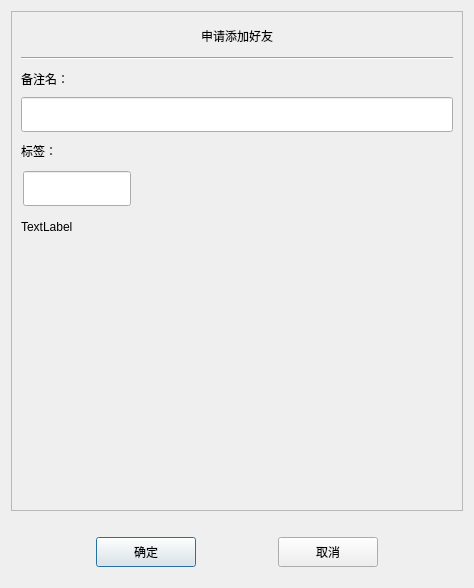
<?xml version="1.0" encoding="UTF-8"?>
<ui version="4.0">
 <class>AuthenFriend</class>
 <widget class="QDialog" name="AuthenFriend">
  <property name="geometry">
   <rect>
    <x>0</x>
    <y>0</y>
    <width>474</width>
    <height>587</height>
   </rect>
  </property>
  <property name="windowTitle">
   <string>Dialog</string>
  </property>
  <layout class="QVBoxLayout" name="verticalLayout">
   <item>
    <widget class="QScrollArea" name="scrollArea">
     <property name="minimumSize">
      <size>
       <width>0</width>
       <height>500</height>
      </size>
     </property>
     <property name="widgetResizable">
      <bool>true</bool>
     </property>
     <widget class="QWidget" name="scrollcontent">
      <property name="geometry">
       <rect>
        <x>0</x>
        <y>0</y>
        <width>460</width>
        <height>498</height>
       </rect>
      </property>
      <layout class="QVBoxLayout" name="verticalLayout_2">
       <property name="spacing">
        <number>0</number>
       </property>
       <property name="leftMargin">
        <number>0</number>
       </property>
       <property name="topMargin">
        <number>11</number>
       </property>
       <property name="rightMargin">
        <number>0</number>
       </property>
       <property name="bottomMargin">
        <number>11</number>
       </property>
       <item>
        <widget class="QLabel" name="apply_lb">
         <property name="minimumSize">
          <size>
           <width>0</width>
           <height>25</height>
          </size>
         </property>
         <property name="maximumSize">
          <size>
           <width>16777215</width>
           <height>25</height>
          </size>
         </property>
         <property name="text">
          <string>申请添加好友</string>
         </property>
         <property name="alignment">
          <set>Qt::AlignCenter</set>
         </property>
        </widget>
       </item>
       <item>
        <widget class="QWidget" name="apply_wid" native="true">
         <layout class="QVBoxLayout" name="verticalLayout_3">
          <item>
           <widget class="Line" name="line">
            <property name="orientation">
             <enum>Qt::Horizontal</enum>
            </property>
           </widget>
          </item>
          <item>
           <widget class="QLabel" name="label_2">
            <property name="minimumSize">
             <size>
              <width>0</width>
              <height>25</height>
             </size>
            </property>
            <property name="maximumSize">
             <size>
              <width>16777215</width>
              <height>25</height>
             </size>
            </property>
            <property name="text">
             <string>备注名：</string>
            </property>
           </widget>
          </item>
          <item>
           <widget class="CustomizeEdit" name="back_ed">
            <property name="minimumSize">
             <size>
              <width>0</width>
              <height>35</height>
             </size>
            </property>
            <property name="maximumSize">
             <size>
              <width>16777215</width>
              <height>35</height>
             </size>
            </property>
           </widget>
          </item>
          <item>
           <widget class="QLabel" name="label_3">
            <property name="minimumSize">
             <size>
              <width>0</width>
              <height>25</height>
             </size>
            </property>
            <property name="maximumSize">
             <size>
              <width>16777215</width>
              <height>25</height>
             </size>
            </property>
            <property name="text">
             <string>标签：</string>
            </property>
           </widget>
          </item>
          <item>
           <widget class="QWidget" name="lb_group_wid" native="true">
            <property name="minimumSize">
             <size>
              <width>0</width>
              <height>50</height>
             </size>
            </property>
            <layout class="QVBoxLayout" name="verticalLayout_4">
             <property name="spacing">
              <number>0</number>
             </property>
             <property name="leftMargin">
              <number>0</number>
             </property>
             <property name="topMargin">
              <number>0</number>
             </property>
             <property name="rightMargin">
              <number>0</number>
             </property>
             <property name="bottomMargin">
              <number>0</number>
             </property>
             <item>
              <widget class="QWidget" name="gridWidget" native="true">
               <property name="minimumSize">
                <size>
                 <width>0</width>
                 <height>40</height>
                </size>
               </property>
               <property name="maximumSize">
                <size>
                 <width>16777215</width>
                 <height>40</height>
                </size>
               </property>
               <widget class="CustomizeEdit" name="lb_ed">
                <property name="geometry">
                 <rect>
                  <x>2</x>
                  <y>2</y>
                  <width>108</width>
                  <height>35</height>
                 </rect>
                </property>
                <property name="maximumSize">
                 <size>
                  <width>16777215</width>
                  <height>35</height>
                 </size>
                </property>
               </widget>
              </widget>
             </item>
             <item>
              <widget class="QWidget" name="input_tip_wid" native="true">
               <property name="minimumSize">
                <size>
                 <width>0</width>
                 <height>35</height>
                </size>
               </property>
               <property name="maximumSize">
                <size>
                 <width>16777215</width>
                 <height>35</height>
                </size>
               </property>
               <layout class="QVBoxLayout" name="verticalLayout_5">
                <property name="spacing">
                 <number>0</number>
                </property>
                <property name="leftMargin">
                 <number>0</number>
                </property>
                <property name="topMargin">
                 <number>0</number>
                </property>
                <property name="rightMargin">
                 <number>0</number>
                </property>
                <property name="bottomMargin">
                 <number>0</number>
                </property>
                <item>
                 <widget class="ClickedOnceLabel" name="tip_lb">
                  <property name="text">
                   <string>TextLabel</string>
                  </property>
                 </widget>
                </item>
               </layout>
              </widget>
             </item>
            </layout>
           </widget>
          </item>
          <item>
           <widget class="QWidget" name="widget" native="true">
            <property name="minimumSize">
             <size>
              <width>0</width>
              <height>60</height>
             </size>
            </property>
            <layout class="QHBoxLayout" name="horizontalLayout_2">
             <property name="spacing">
              <number>7</number>
             </property>
             <property name="leftMargin">
              <number>0</number>
             </property>
             <property name="topMargin">
              <number>0</number>
             </property>
             <property name="rightMargin">
              <number>0</number>
             </property>
             <property name="bottomMargin">
              <number>0</number>
             </property>
             <item>
              <widget class="QWidget" name="lb_list" native="true">
               <property name="minimumSize">
                <size>
                 <width>287</width>
                 <height>50</height>
                </size>
               </property>
               <property name="maximumSize">
                <size>
                 <width>287</width>
                 <height>16777215</height>
                </size>
               </property>
              </widget>
             </item>
             <item>
              <widget class="QWidget" name="more_lb_wid" native="true">
               <property name="minimumSize">
                <size>
                 <width>30</width>
                 <height>0</height>
                </size>
               </property>
               <property name="maximumSize">
                <size>
                 <width>30</width>
                 <height>16777215</height>
                </size>
               </property>
               <layout class="QVBoxLayout" name="verticalLayout_6">
                <item>
                 <spacer name="verticalSpacer_3">
                  <property name="orientation">
                   <enum>Qt::Vertical</enum>
                  </property>
                  <property name="sizeHint" stdset="0">
                   <size>
                    <width>20</width>
                    <height>40</height>
                   </size>
                  </property>
                 </spacer>
                </item>
                <item>
                 <widget class="ClickedOnceLabel" name="more_lb">
                  <property name="minimumSize">
                   <size>
                    <width>25</width>
                    <height>25</height>
                   </size>
                  </property>
                  <property name="maximumSize">
                   <size>
                    <width>25</width>
                    <height>25</height>
                   </size>
                  </property>
                  <property name="text">
                   <string/>
                  </property>
                  <property name="alignment">
                   <set>Qt::AlignCenter</set>
                  </property>
                 </widget>
                </item>
                <item>
                 <spacer name="verticalSpacer_4">
                  <property name="orientation">
                   <enum>Qt::Vertical</enum>
                  </property>
                  <property name="sizeHint" stdset="0">
                   <size>
                    <width>20</width>
                    <height>40</height>
                   </size>
                  </property>
                 </spacer>
                </item>
               </layout>
              </widget>
             </item>
            </layout>
           </widget>
          </item>
         </layout>
        </widget>
       </item>
      </layout>
     </widget>
    </widget>
   </item>
   <item>
    <spacer name="verticalSpacer">
     <property name="orientation">
      <enum>Qt::Vertical</enum>
     </property>
     <property name="sizeType">
      <enum>QSizePolicy::Fixed</enum>
     </property>
     <property name="sizeHint" stdset="0">
      <size>
       <width>20</width>
       <height>10</height>
      </size>
     </property>
    </spacer>
   </item>
   <item>
    <widget class="QWidget" name="apply_sure_wid" native="true">
     <property name="minimumSize">
      <size>
       <width>0</width>
       <height>50</height>
      </size>
     </property>
     <layout class="QHBoxLayout" name="horizontalLayout">
      <item>
       <spacer name="horizontalSpacer_2">
        <property name="orientation">
         <enum>Qt::Horizontal</enum>
        </property>
        <property name="sizeHint" stdset="0">
         <size>
          <width>40</width>
          <height>20</height>
         </size>
        </property>
       </spacer>
      </item>
      <item>
       <widget class="ClickedBtn" name="sure_btn">
        <property name="minimumSize">
         <size>
          <width>100</width>
          <height>30</height>
         </size>
        </property>
        <property name="maximumSize">
         <size>
          <width>100</width>
          <height>30</height>
         </size>
        </property>
        <property name="text">
         <string>确定</string>
        </property>
       </widget>
      </item>
      <item>
       <spacer name="horizontalSpacer">
        <property name="orientation">
         <enum>Qt::Horizontal</enum>
        </property>
        <property name="sizeHint" stdset="0">
         <size>
          <width>42</width>
          <height>20</height>
         </size>
        </property>
       </spacer>
      </item>
      <item>
       <widget class="ClickedBtn" name="cancel_btn">
        <property name="minimumSize">
         <size>
          <width>100</width>
          <height>30</height>
         </size>
        </property>
        <property name="maximumSize">
         <size>
          <width>100</width>
          <height>30</height>
         </size>
        </property>
        <property name="text">
         <string>取消</string>
        </property>
       </widget>
      </item>
      <item>
       <spacer name="horizontalSpacer_3">
        <property name="orientation">
         <enum>Qt::Horizontal</enum>
        </property>
        <property name="sizeHint" stdset="0">
         <size>
          <width>40</width>
          <height>20</height>
         </size>
        </property>
       </spacer>
      </item>
     </layout>
    </widget>
   </item>
   <item>
    <spacer name="verticalSpacer_2">
     <property name="orientation">
      <enum>Qt::Vertical</enum>
     </property>
     <property name="sizeHint" stdset="0">
      <size>
       <width>20</width>
       <height>0</height>
      </size>
     </property>
    </spacer>
   </item>
  </layout>
 </widget>
 <customwidgets>
  <customwidget>
   <class>ClickedBtn</class>
   <extends>QPushButton</extends>
   <header location="global">clickedbtn.h</header>
  </customwidget>
  <customwidget>
   <class>CustomizeEdit</class>
   <extends>QLineEdit</extends>
   <header>customizeedit.h</header>
  </customwidget>
  <customwidget>
   <class>ClickedOnceLabel</class>
   <extends>QLabel</extends>
   <header location="global">clickedoncelabel.h</header>
  </customwidget>
 </customwidgets>
 <resources/>
 <connections/>
</ui>
